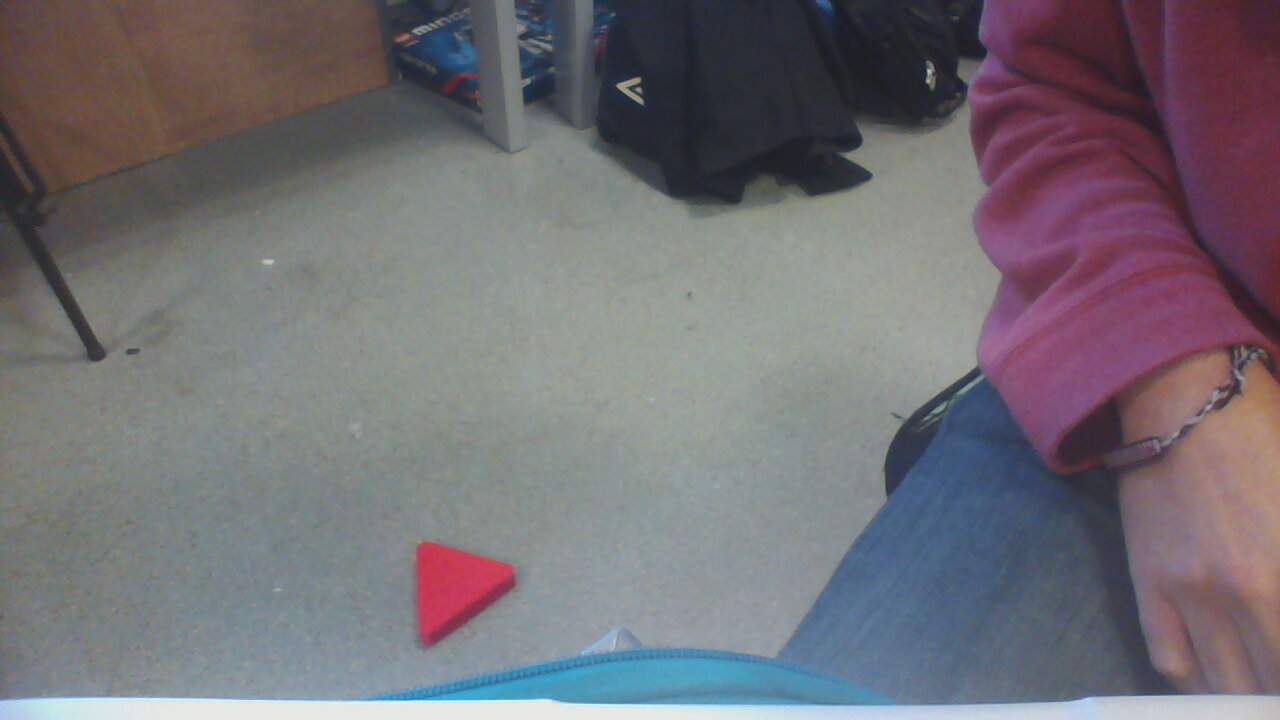
#> input picture pi/server/vision/shot.jpg, 1280 x 720 px
$ python vision.py   (Python 2 division)
#> lines starting #> are read from the running program, lines starting #| are printed output that depends on the picture; after the words box and inside, x2 and y2 are one past the last pixel; in counts of white or black regions, pixels touching at a corner belong together; long printed decimals are rounded
import numpy as np
import math
import cv2

camera_y_angle = 41
camera_x_angle = 54
height = 350


def get_x_y_from_center(center, angle):
    """ transforn the center coordinate to the classical, x,y coordinates.
    angle is the angle between the direction of the camera and the horizontal plane
    """
    print "center", center
    size_of_img = (640, 480)
    alpha_x = angle + (center[1] - 0.5 * size_of_img[1]) * camera_y_angle / size_of_img[1]
    alpha_y = (center[0] - 0.5 * size_of_img[0]) * camera_x_angle / size_of_img[0]
    print "angle y :", alpha_y
    delta_x = height / math.tan(math.radians(alpha_x))
    d = math.sqrt(delta_x ** 2 + height ** 2)
    delta_y = d * math.sin(math.radians(alpha_y))
    return round(delta_x), round(delta_y)


def get_triangles_barycenter(img, size=3):
    ret, thresh = cv2.threshold(img, 127, 255, 0)
    all_contours, hierarchy = cv2.findContours(thresh, cv2.RETR_TREE, cv2.CHAIN_APPROX_SIMPLE)
    filter_area = lambda cnt: cv2.contourArea(cnt) > 1000 and cv2.arcLength(cnt, True) > 180
    contours = sorted([cnt for cnt in all_contours if filter_area(cnt)], key=lambda cnt: -cv2.contourArea(cnt))
    if contours == []:
        print sorted([cv2.contourArea(cnt) for cnt in all_contours[:2]], reverse=True)
        print sorted([cv2.arcLength(cnt, True) for cnt in all_contours[:2]], reverse=True)
        return []
    else:
        res = []
        contours = contours[:size]
        for cnt in contours:
            M = cv2.moments(cnt)
            cx = int(M['m10']/M['m00'])
            cy = int(M['m01']/M['m00'])
            center = (cx, cy)
            res.append(center)
            #print center
            #cv2.drawContours(orig, contours[:1], -1, (0, 0, 255), 3)
    print res
    return res


def treat_img(orig, color='R'):
    img = binarry_selection(orig, color)
    centers = get_triangles_barycenter(img)
    for center in centers:
        cv2.circle(orig, center, 10, (255, 0, 0), 2)
        print get_x_y_from_center(center, 30)

    return orig, img


def binarry_selection(img, color='R'):
    img = cv2.cvtColor(img, cv2.COLOR_BGR2HSV)
    # define range of blue color in HSV
    if color == 'R':
        lower_red1 = np.array([0, 170, 170])
        upper_red1 = np.array([10, 255, 255])

        lower_red2 = np.array([170, 170, 170])
        upper_red2 = np.array([180, 255, 255])
        filter1 = cv2.inRange(img, lower_red1, upper_red1)
        filter2 = cv2.inRange(img, lower_red2, upper_red2)
        img = cv2.add(filter1, filter2)
    else:
        lower_yellow = np.array([20, 100, 100])
        upper_yellow = np.array([30, 255, 255])

        img = cv2.inRange(img, lower_yellow, upper_yellow)

# Threshold the HSV image to get only blue colors
    return img


def process_img(angle, color='R'):
    orig = cv2.imread('vision/shotx.jpg')
    orig = cv2.resize(orig,  (640, 480))
    img = binarry_selection(orig, color)
    centers = get_triangles_barycenter(img)
    x_y_centers = [get_x_y_from_center(center, angle) for center in centers]
    return x_y_centers


def main():
    #orig = cv2.imread('shot2.png')
    orig = cv2.imread('shot.jpg')
#> orig is the input picture: shape (720, 1280, 3); mean B, G, R 116.8, 111.4, 114.8
    orig = cv2.resize(orig,  (640, 480))
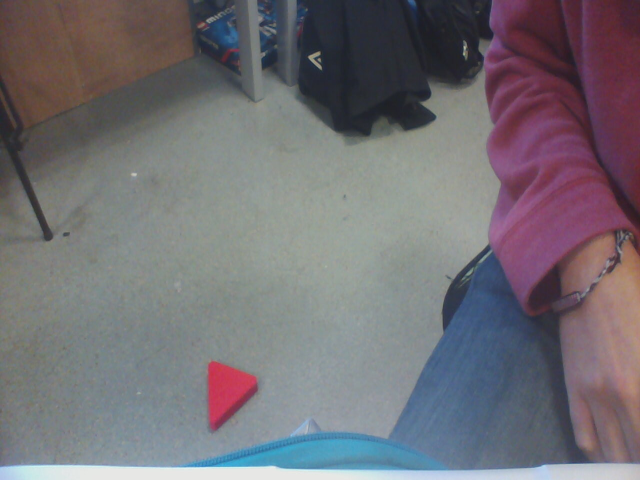
#> orig: shape (480, 640, 3); mean B, G, R 116.8, 111.4, 114.7
    orig, img = treat_img(orig, 'R')
#> in binarry_selection, `img = cv2.cvtColor(img, cv2.COLOR_BGR2HSV)`: img: shape (480, 640, 3); mean H, S, V 91, 50, 126.2
#> in binarry_selection, `filter1 = cv2.inRange(img, lower_red1, upper_red1)`: filter1: shape (480, 640); every value is 0
#> in binarry_selection, `filter2 = cv2.inRange(img, lower_red2, upper_red2)`:
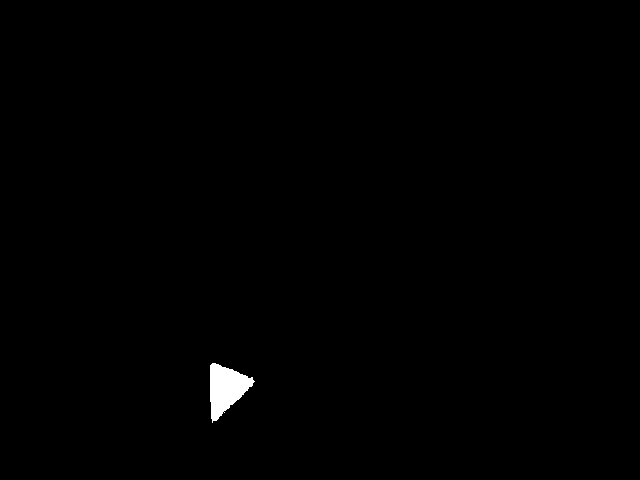
#> filter2: shape (480, 640); 0.49% white; 1 white region
#> in get_triangles_barycenter, `all_contours, hierarchy = cv2.findContours(thresh, cv2.RETR_TREE, cv2...`: all_contours = 1 contour; box (x1, y1, x2, y2) and area: (210, 363, 255, 423) 1432
#> in get_triangles_barycenter, `contours = sorted([cnt for cnt in all_contours if filter_area(cnt)], k..`: contours has the same summary as all_contours
#> the loop in get_triangles_barycenter, `for cnt in contours:` made 1 pass
#> (cx, cy) on pass 1: (225, 388)
#> after the loop in get_triangles_barycenter, `for cnt in contours:`: res = [(225, 388)]
#| [(225, 388)]
#> the loop in treat_img, `for center in centers:` made 1 pass
#> (center, size_of_img in get_x_y_from_center, alpha_x in get_x_y_from_center, alpha_y in get_x_y_from_center, delta_x in get_x_y_from_center, d in get_x_y_from_center, delta_y in get_x_y_from_center) on pass 1: ((225, 388), (640, 480), 42.64, -8.02, 380.1, 516.7, -72.05)
#| center (225, 388)
#| angle y : -8.016
#| (380, -72)
#> after the loop in treat_img, `for center in centers:`:
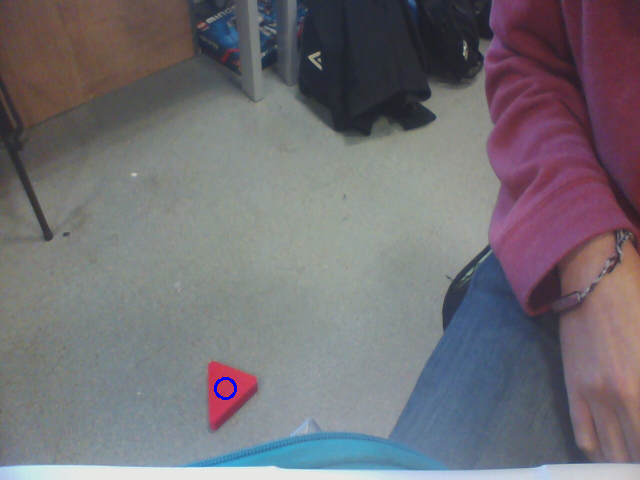
#> orig: shape (480, 640, 3); 0.06% of pixels changed, all inside (x1, y1, x2, y2) = (214, 377, 237, 400)
    cv2.imshow('orginal', orig)
    cv2.imshow('image', img)
    cv2.waitKey(0)
    cv2.destroyAllWindows()


if __name__ == "__main__":
    main()
